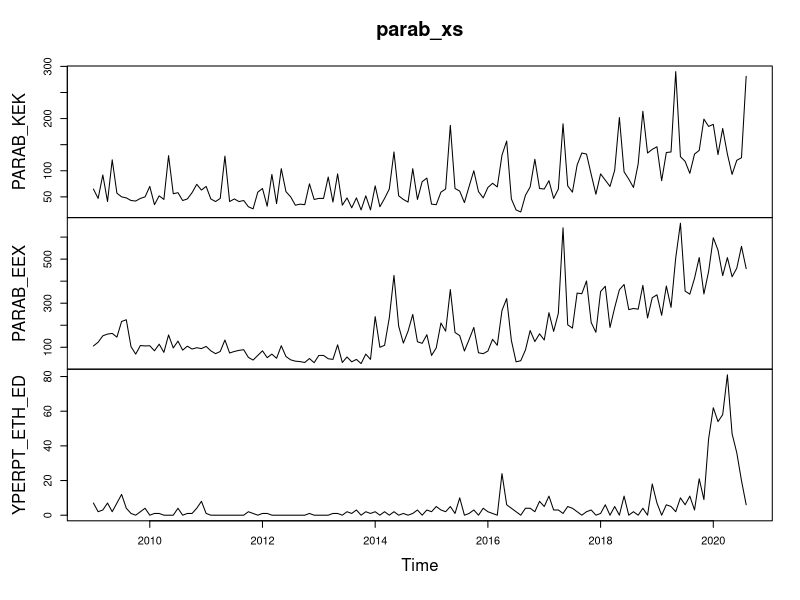
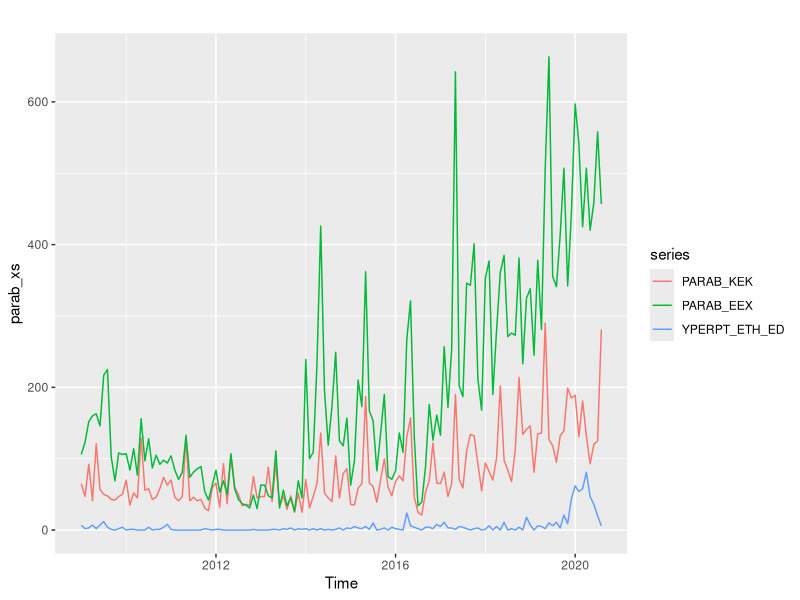
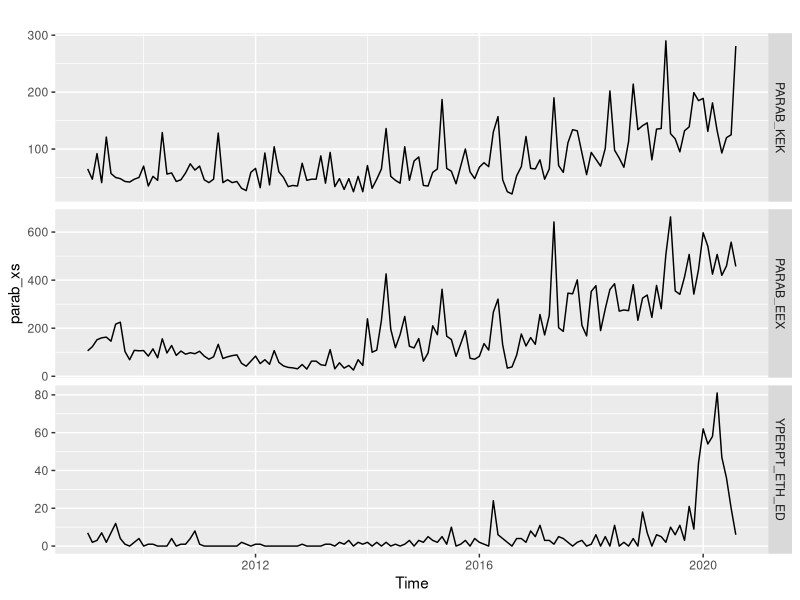
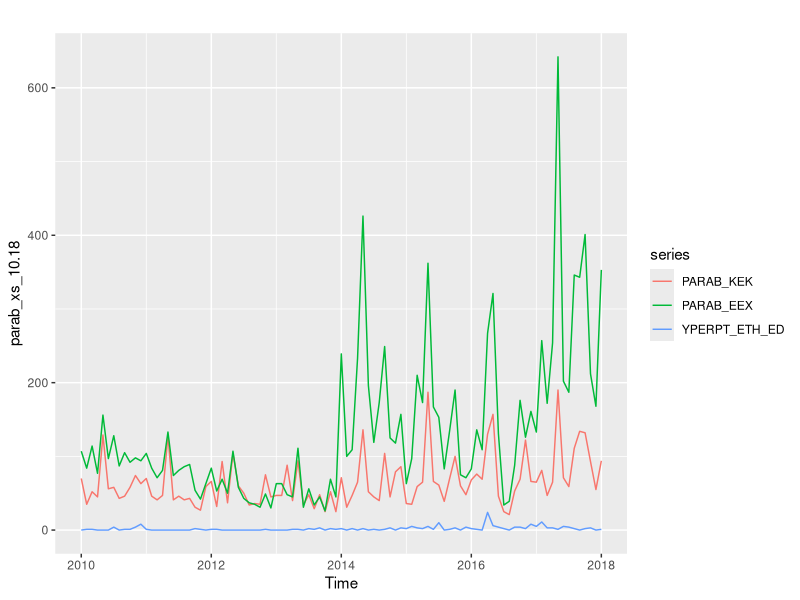
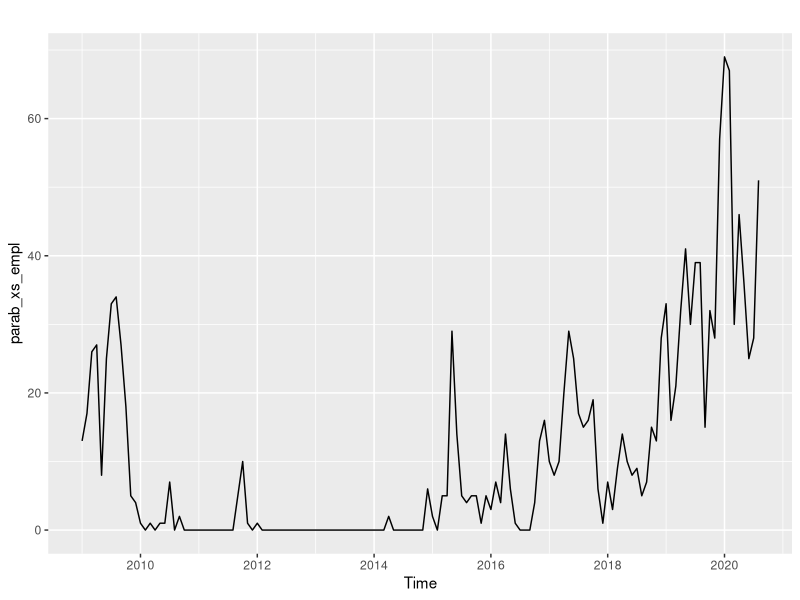
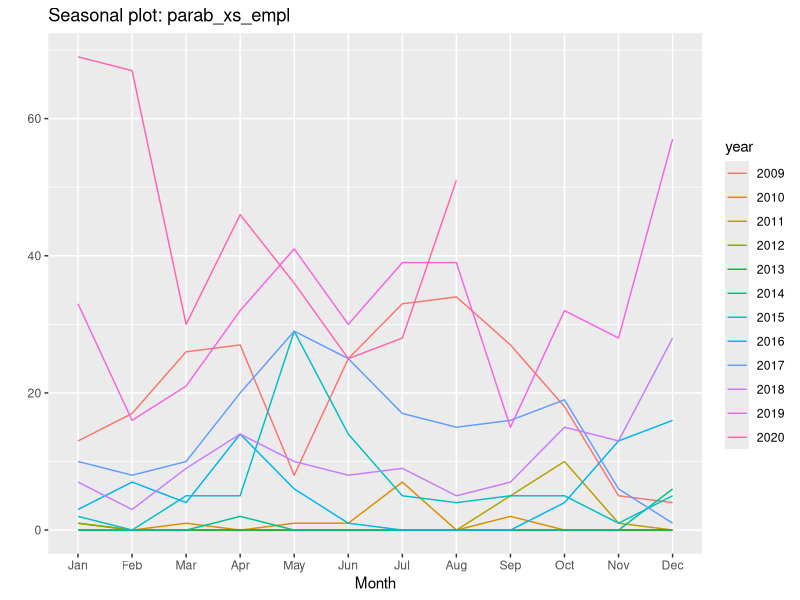
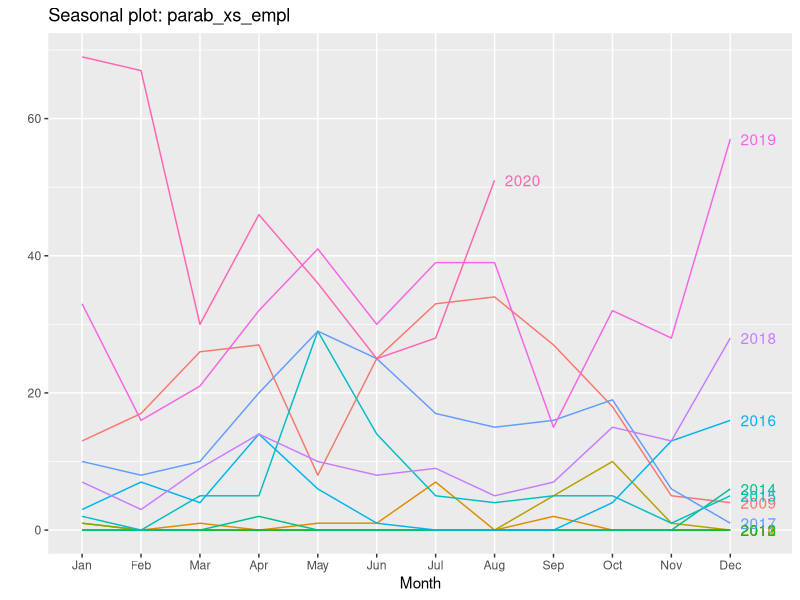
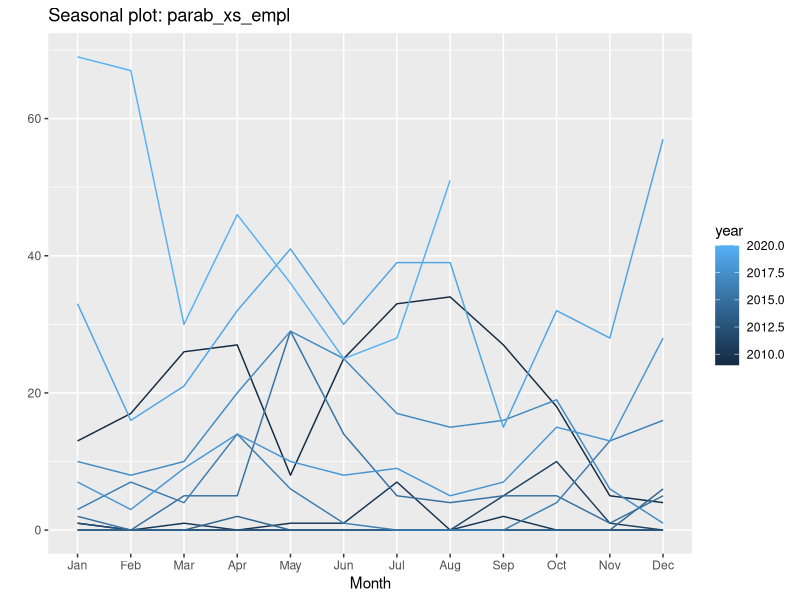

Write R code to recreate these figures, in order.
## ---- chunk 1
knitr::opts_chunk$set(echo = TRUE)
library(kableExtra)
## ---- chunk 2
rm(list = ls())
## ---- chunk 3
if(!require(readxl)){
    install.packages("readxl")
    library(readxl)
}
enaerParab <- readxl::read_excel("enaerParab.xlsx")
knitr::kable(enaerParab) %>%
  kable_styling("striped", full_width = F) %>%
  scroll_box(width = "100%", height = "200px")
## ---- chunk 4
parab_xs <- ts(enaerParab[ , c(3,4,7)], start = c(2009, 1), frequency = 12)
## ---- chunk 5
parab_xs_10.18 <- window(parab_xs, start = 2010, end = 2018)
## ---- chunk 6
plot(parab_xs)
## ---- chunk 7
if(!require(forecast)){
    install.packages("forecast")
    library(forecast)
}
## ---- chunk 8
autoplot(parab_xs)
## ---- chunk 9
autoplot(parab_xs, facets = TRUE)
## ---- chunk 10
autoplot(parab_xs_10.18)
## ---- chunk 11
parab_xs_empl <- ts(enaerParab[ , 6], start = c(2009, 1), frequency = 12)
## ---- chunk 12
autoplot(parab_xs_empl)
## ---- chunk 13
ggseasonplot(parab_xs_empl)
## ---- chunk 14
ggseasonplot(parab_xs_empl, year.labels=TRUE)
## ---- chunk 15
ggseasonplot(parab_xs_empl, continuous=TRUE)
## ---- chunk 16
ggseasonplot(parab_xs_empl, polar = T)
## ---- chunk 17
ggsubseriesplot(parab_xs_empl)
